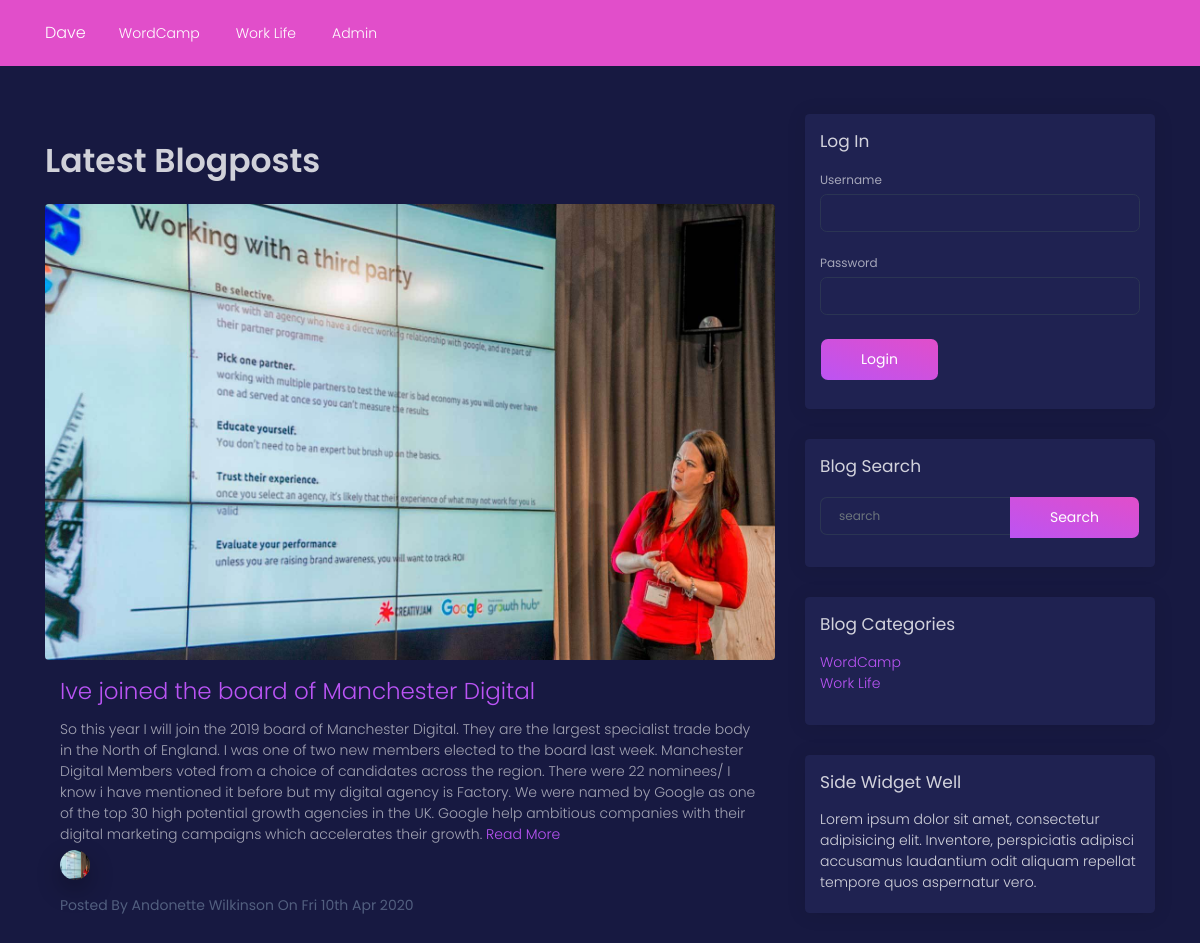
/category.php?category=2, run on an earlier commit of the app's database.
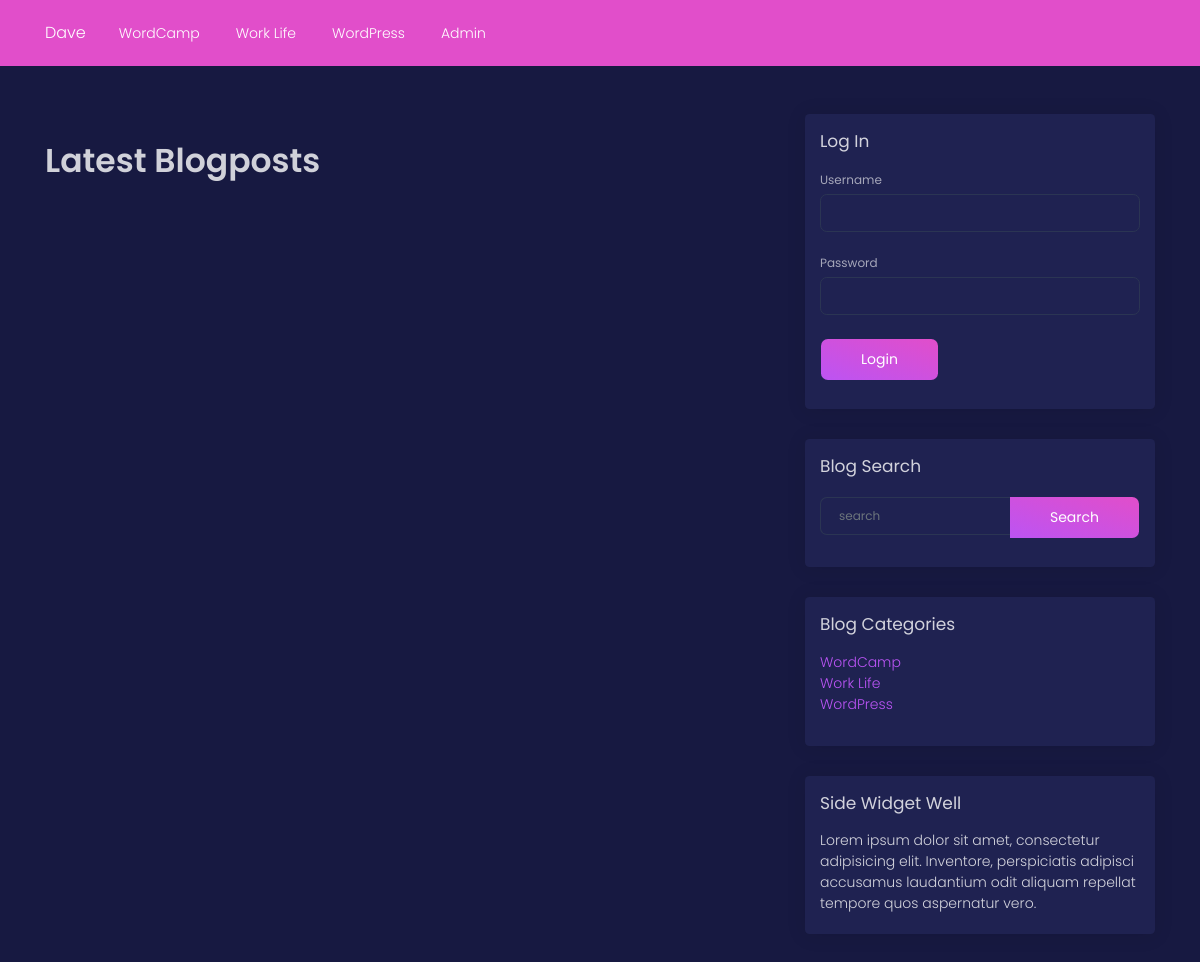
And on a later commit of the database.
### tables this page shows
CREATE TABLE `categories` (
  `cat_id` int(11) unsigned NOT NULL AUTO_INCREMENT,
  `cat_title` varchar(255) DEFAULT NULL,
  PRIMARY KEY (`cat_id`)
);

CREATE TABLE `posts` (
  `post_id` int(11) unsigned NOT NULL AUTO_INCREMENT,
  `post_title` varchar(255) DEFAULT NULL,
  `post_date` text,
  `post_category_id` int(11) DEFAULT NULL,
  `post_status` varchar(355) DEFAULT 'Draft',
  `post_image` text,
  `post_content` text,
  `post_author_id` int(11) DEFAULT NULL,
  `post_tags` varchar(255) DEFAULT NULL,
  `post_comment_count` int(11) DEFAULT NULL,
  `post_author` varchar(255) DEFAULT NULL,
  PRIMARY KEY (`post_id`)
);

### category.php (the view, shortened to what this page needs)
<?php include 'includes/header.php' ?>
<div class="container">
    <div class="row">
        <div class="col-sm-8">
            <h1 class="title">Latest Blogposts</h1>
            <?php
            if (isset($_GET['category'])) {
                $get_category = $_GET['category'];
            }
            $query = "SELECT * FROM posts WHERE post_category_id = $get_category";
            $select_all_posts_query = mysqli_query($connection, $query);
            while ($row = mysqli_fetch_assoc($select_all_posts_query)) {
                $post_id = $row['post_id'];
                $post_title = $row['post_title'];
                $post_author = $row['post_author'];
                $post_date = date_create($row['post_date']);
                $post_image = $row['post_image'];
                $post_content = $row['post_content'];
                ?>
                <div class="card card-blog card-plain blog-horizontal">
                    <div class="card-image">
                        <a href="javascript:;">
                            <img class="img rounded" src="images/posts/<?php echo $post_image; ?>" />
                        </a>
                        <div class="card-body">
                            <h3 class="card-title">
                                <a href="post.php?p_id=<?php echo $post_id; ?>"><?php echo $post_title; ?></a>
                            </h3>
                            <p class="card-description">
                                <?php echo $post_content; ?>
                                <a href="javascript:;"> Read More </a>
                            </p>
                            <div class="author">
                                <img src="images/posts/<?php echo $post_image; ?>" alt="<?php echo $post_image; ?>" class="avatar img-raised">
                                <div class="text">
                                    <span class="name">Posted By <?php echo $post_author; ?> On <?php echo date_format($post_date, 'D dS M Y'); ?></span>
                                </div>
                            </div>
                        </div>
                    </div>
                </div>
            <?php } ?>
        </div>
        <div class="col-sm-4">
            <?php include 'includes/sidebar.php' ?>
        </div>
    </div>
</div>
<?php include 'includes/footer.php' ?>

### includes/header.php (shortened to what this page needs)
<?php
include 'includes/config.php';
?>
<!DOCTYPE html>
<html>
<head>
    <link href="css/nucleo-icons.css" rel="stylesheet">
    <link type="text/css" href="css/blk-design-system.min.css" rel="stylesheet">
</head>
<body>
    <nav class="navbar navbar-expand-lg bg-primary mb-5">
        <div class="container">
            <a class="navbar-brand" href="index.php">Dave</a>
            <div class="collapse navbar-collapse" id="navbarNav">
                <ul class="navbar-nav">
                    <?php
                    $query = "SELECT * FROM categories";
                    $select_all_categories_query = mysqli_query($connection, $query);
                    while ($row = mysqli_fetch_assoc($select_all_categories_query)) {
                        $cat_title = $row['cat_title'];
                        ?>
                        <li class="nav-item">
                            <a class="nav-link" href="#"><?php echo $cat_title; ?></a>
                        </li>
                        <?php
                    }
                    ?>
                    <li class="nav-item">
                        <a class="nav-link" href="admin/index.php">Admin</a>
                    </li>
                </ul>
            </div>
        </div>
    </nav>

### includes/sidebar.php (shortened to what this page needs)
<div class="card">
  <div class="card-body">
    <h4>Log In</h4>
    <form class="form" action="includes/login.php" method="post">
      <label for="username">Username</label>
      <input type="text" class="form-control" name="username">
      <label for="password">Password</label>
      <input type="password" class="form-control" name="password">
      <div class="input-group">
        <button class="btn btn-primary" type="submit"
        name="login">Login</button>
      </div>
    </form>
  </div>
</div>
<div class="card">
  <div class="card-body">
    <h4>Blog Search</h4>
    <form class="form" action="search.php" method="post">
      <div class="input-group">
        <input type="text" class="form-control mt-1" placeholder="search" name="search">
        <div class="input-group-append">
          <button class="btn btn-primary" type="submit" name="submit">Search</button>
        </div>
      </div>
    </form>
  </div>
</div>
<div class="card">
  <div class="card-body">
    <h4>Blog Categories</h4>
    <ul class="list-unstyled">
      <?php
      $query = "SELECT * FROM categories";
      $select_all_categories_query = mysqli_query($connection, $query) ;
      while ($row = mysqli_fetch_assoc($select_all_categories_query)) {
        $cat_title = $row['cat_title'];
        $cat_id = $row['cat_id'];
        ?>
        <li>
          <a href="category.php?category=<?php echo $cat_id; ?>"><?php echo $cat_title; ?></a>
        </li>
        <?php
      }
      ?>
    </ul>
  </div>
</div>
<div class="card">
  <div class="card-body">
    <h4>Side Widget Well</h4>
    <p>Lorem ipsum dolor sit amet, consectetur adipisicing elit. Inventore, perspiciatis adipisci accusamus laudantium odit aliquam repellat tempore quos aspernatur vero.</p>
  </div>
</div>

### includes/footer.php (shortened to what this page needs)
</body>
</html>

What changed in the data, as far as the page shows it:
no longer on this page (row edited): posts: post_image (picture), post_title "Ive joined the board of Manchester Digital", post_content "So this year I will join the 2019 board of Manchester Digital. They are the largest specialist trade body in the North of England. I was one of two new members elected to the board last week. Manchester Digital Members voted from a choice of candidates across the region. There were 22 nominees/ I know i have mentioned it before but my digital agency is Factory. We were named by Google as one of the top 30 high potential growth agencies in the UK. Google help ambitious companies with their digital marketing campaigns which accelerates their growth.", post_author "Andonette Wilkinson", post_date "Fri 10th Apr 2020"
added categories: cat_title "WordPress"
